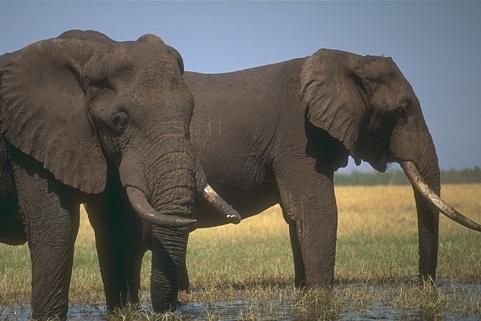
%> input picture Cucckoo/Code/image.jpg, 481 x 321 px
$ octave --eval "result = Cuckoo;"   (GNU Octave 9; MATLAB toolbox functions it lacks are replaced by stand-ins)
%> lines starting %> are read from the running program, lines starting %| are printed output that depends on the picture
%% Cuckoo
function [Iout,bestnest,fmax,time]=Cuckoo(n)
tic;
if nargin<1,
% Number of nests (or different solutions)
n=25;%(i.e cuckoos( new solution) can lay eggs in any of these n nest)
end

% Discovery rate of alien eggs/solutions
pa=0.5;%(how well the host birdscan detect alian eggs)

%% Change this if you want to get better results
N_IterTotalR=100;
N_IterTotalG=100;
N_IterTotalB=100;

%Data

I=imread('image.jpg');
%> I is the input picture: size 321x481x3 uint8; mean R, G, B 101.5, 98.2, 90.1
%I=rgb2gray(I);
Lmax= 255;
Nt=size(I,1)*size(I,2);
%> Nt = 154401

nd=5;% number of thresholds required


if size(I,3)==1 %grayscale image
    [n_countR,x_valueR] = imhist(I(:,:,1));
elseif size(I,3)==3 %RGB image
    [n_countR,x_valueR] = imhist(I(:,:,1));
%> n_countR = 256 values, max 1776 at index 85, min 0 at index 1, mean 603.1; x_valueR = 256 values from 0 to 255
    [n_countG,x_valueG] = imhist(I(:,:,2));
%> n_countG = 256 values, max 2231 at index 37, min 0 at index 1, mean 603.1; x_valueG = 256 values from 0 to 255
    [n_countB,x_valueB] = imhist(I(:,:,3));
%> n_countB = 256 values, max 2319 at index 64, min 0 at index 229, mean 603.1; x_valueB = 256 values from 0 to 255
end

%PDF
for i=1:Lmax
    if size(I,3)==1 %grayscale image
        probR(i)=n_countR(i)/Nt;
    elseif size(I,3)==3 %RGB image
        probR(i)=n_countR(i)/Nt;
        probG(i)=n_countG(i)/Nt;
        probB(i)=n_countB(i)/Nt;
    end
end
%> after the loop, probB = 255 values, max 0.015 at index 64, min 0 at index 229, mean 0.00392; probG = 255 values, max 0.0144 at index 37, min 0 at index 1, mean 0.00392; probR = 255 values, max 0.0115 at index 85, min 0 at index 1, mean 0.00392


if size(I,3)==1 %grayscale image
%Lower bounds and Upper bounds
LbR=zeros(1,nd);
UbR=Lmax*ones(1,nd);  %(here it is from 0 to 255)
fitnessR=zeros(n,1);

% Random initial solutions
for i=1:n,
nestR(i,:)=LbR+(UbR-LbR).*(rand(size(LbR)));% size(nest)=25X5....ie nXnd
end
for si=1:length(nestR)%No. of rows=N..ie similar si=1:N
nestR(si,:)=sort(nestR(si,:)); % sorting the xR generated randomly as above each row in ascending order
end
nestR=fix(nestR);
% initialized the population with n=25 nests, and nd=5 birds in each
% nest.the Lb and Ub decides the value bounds that can be assigned to each
% bird.
% Get the current best(finding the fittest one in each nest)
[fmaxR,bestnestR,nestR,fitnessR]=get_best_nest(nestR,nestR,fitnessR,nd,probR);

 %% Same as above for RGB images treating each components seperately and initializing
elseif size(I,3)==3 %RGB image
LbR=ones(1,nd);
LbG=ones(1,nd);
LbB=ones(1,nd);
% Upper bounds
UbR=Lmax*ones(1,nd);
UbG=Lmax*ones(1,nd);
UbB=Lmax*ones(1,nd);

fitnessR=zeros(n,1);
fitnessG=zeros(n,1);
fitnessB=zeros(n,1);

% Random initial solutions
for i=1:n,
nestR(i,:)=LbR+(UbR-LbR).*(rand(size(LbR)));
nestG(i,:)=LbR+(UbR-LbR).*(rand(size(LbR)));
nestB(i,:)=LbR+(UbR-LbR).*(rand(size(LbR)));
end
for si=1:length(nestR)
nestR(si,:)=sort(nestR(si,:));
nestG(si,:)=sort(nestG(si,:));
nestB(si,:)=sort(nestB(si,:));
end
nestR=fix(nestR);
nestG=fix(nestG);
nestB=fix(nestB);

% Get the current best(finding the fittest one in each nest)
[fmaxR,bestnestR,nestR,fitnessR]=get_best_nest(nestR,nestR,fitnessR,nd,probR);
%> the loop in get_best_nest, `for j=1:size(nest,1),` made 25 passes
%> (fitR in fobj, fnew) on passes 1 to 12: (1514.1, 1514.1), (894.7, 894.7), (1457.4, 1457.4), (1228.3, 1228.3), (903.3, 903.3), (385.9, 385.9), (1218, 1218), (1213.4, 1213.4), (NaN, NaN), (1384.8, 1384.8), (461.1, 461.1), (NaN, NaN)
%> after the loop in get_best_nest, `for j=1:size(nest,1),`: fitness = 25 values, max 1514.1 at index 1, min 0 at index 9, mean 844.5; nest = 25 rows, first 8: [66 107 130 193 215; 64 206 230 232 250; 67 122 140 205 220; 49 61 145 222 246; 138 150 154 207 245; 23 193 214 223 235; 115 148 168 242 254; 26 56 85 202 208]
%> in get_best_nest, `[fmax,K]=max(fitness) ;`: fmax = 1514.1; K = 1
%> in get_best_nest, `best=nest(K,:);`: best = [66 107 130 193 215]
%> fmaxR = 1514.1; bestnestR = [66 107 130 193 215]; nestR has the same summary as nest in get_best_nest; fitnessR has the same summary as fitness in get_best_nest
[fmaxG,bestnestG,nestG,fitnessG]=get_best_nest(nestG,nestG,fitnessG,nd,probG);
%> the loop in get_best_nest (call 2), `for j=1:size(nest,1),` made 25 passes
%> (fitR in fobj, fnew) on passes 1 to 12: (1709.8, 1709.8), (1648.1, 1648.1), (NaN, NaN), (1642.3, 1642.3), (1722.2, 1722.2), (1570.6, 1570.6), (1434.5, 1434.5), (NaN, NaN), (NaN, NaN), (NaN, NaN), (1761.7, 1761.7), (NaN, NaN)
%> after the loop in get_best_nest (call 2), `for j=1:size(nest,1),`: fitness = 25 values, max 1761.7 at index 11, min 0 at index 3, mean 1037.1; nest = 25 rows, first 8: [78 103 122 149 200; 79 120 174 186 229; 4 102 170 183 210; 21 82 114 130 205; 74 98 114 147 152; 100 138 180 229 235; 21 124 156 202 233; 12 38 146 178 232]
%> fmaxG = 1761.7; bestnestG = [45 64 87 113 152]; nestG has the same summary as nest in get_best_nest; fitnessG has the same summary as fitness in get_best_nest
[fmaxB,bestnestB,nestB,fitnessB]=get_best_nest(nestB,nestB,fitnessB,nd,probB);
%> after the loop in get_best_nest (call 3), `for j=1:size(nest,1),`: fitness = 25 values, max 2429.9 at index 15, min 0 at index 2, mean 1770.4; nest = 25 rows, first 8: [72 129 158 192 231; 26 111 156 232 246; 1 62 83 126 221; 28 140 141 180 237; 48 49 122 156 167; 71 150 207 216 228; 30 62 161 186 215; 7 136 155 162 173]
%> fmaxB = 2429.9; bestnestB = [55 81 103 173 183]; nestB has the same summary as nest in get_best_nest; fitnessB has the same summary as fitness in get_best_nest
end
N_iterR=0;
N_iterG=0;
N_iterB=0;
%% Starting iterations
if size(I,3)==1 %grayscale image
for iter=1:N_IterTotalR,
    % Generate new solutions (but keep the current best)
     new_nestR=get_cuckoos(nestR,bestnestR,LbR,UbR,nd);
     [fmax1R,bestR,nestR,fitnessR]=get_best_nest(nestR,new_nestR,fitnessR,nd,probR);
    % Update the counter(after one go through all nests)
      N_iterR=N_iterR+n;
    % Discovery and randomization
      new_nestR=empty_nests(nestR,LbR,UbR,pa) ;

    % Evaluate fitness for this set of solutions
      [fmax1R,bestR,nestR,fitnessR]=get_best_nest(nestR,new_nestR,fitnessR,nd,probR);
    % Update the counter again
      N_iterR=N_iterR+n;
    % Find the best objective so far
    if fmax1R>fmaxR,
        fmaxR=fmax1R;
        bestnestR=bestR;
    end
end %% End of iterations
elseif size(I,3)==3 %RGB image
for iter=1:N_IterTotalR,
    % Generate new solutions (but keep the current best)
     new_nestR=get_cuckoos(nestR,bestnestR,LbR,UbR,nd);
     [fmax1R,bestR,nestR,fitnessR]=get_best_nest(nestR,new_nestR,fitnessR,nd,probR);
    % Update the counter(after one go through all nests)
      N_iterR=N_iterR+n;
    % Discovery and randomization
      new_nestR=empty_nests(nestR,LbR,UbR,pa) ;

    % Evaluate fitness for this set of solutions
      [fmax1R,bestR,nestR,fitnessR]=get_best_nest(nestR,new_nestR,fitnessR,nd,probR);
    % Update the counter again
      N_iterR=N_iterR+n;
    % Find the best objective so far
    if fmax1R>fmaxR,
        fmaxR=fmax1R;
        bestnestR=bestR;
    end
end %%
%> this loop made 100 passes
%> (fmaxR, bestnestR) on passes 2, 3, 4, 6, 7: (1528.2, [58 63 100 141 168]), (1530.5, [58 63 100 140 168]), (1546.3, [47 89 119 149 175]), (1559.9, [60 83 113 142 169]), (1565, [61 88 115 143 177])
for iter=1:N_IterTotalG,
    % Generate new solutions (but keep the current best)
     new_nestG=get_cuckoos(nestG,bestnestG,LbG,UbG,nd);
     [fmax1G,bestG,nestG,fitnessG]=get_best_nest(nestG,new_nestG,fitnessG,nd,probG);
    % Update the counter(after one go through all nests)
      N_iterG=N_iterG+n;
    % Discovery and randomization
      new_nestG=empty_nests(nestG,LbG,UbG,pa) ;

    % Evaluate fitness for this set of solutions
      [fmax1G,bestG,nestG,fitnessG]=get_best_nest(nestG,new_nestG,fitnessG,nd,probG);
    % Update the counter again
      N_iterG=N_iterG+n;
    % Find the best objective so far
    if fmax1G>fmaxG,
        fmaxG=fmax1G;
        bestnestG=bestG;
    end
end %%
for iter=1:N_IterTotalB,
    % Generate new solutions (but keep the current best)
     new_nestB=get_cuckoos(nestB,bestnestB,LbB,UbB,nd);
     [fmax1B,bestB,nestB,fitnessB]=get_best_nest(nestB,new_nestB,fitnessB,nd,probB);
    % Update the counter(after one go through all nests)
      N_iterB=N_iterB+n;
    % Discovery and randomization
      new_nestB=empty_nests(nestB,LbB,UbB,pa) ;

    % Evaluate fitness for this set of solutions
      [fmax1B,bestB,nestB,fitnessB]=get_best_nest(nestB,new_nestB,fitnessB,nd,probB);
    % Update the counter again
      N_iterB=N_iterB+n;
    % Find the best objective so far
    if fmax1B>fmaxB,
        fmaxB=fmax1B;
        bestnestB=bestB;
    end
end %%
end

%% Displaying segmented output
if size(I,3)==1 %grayscale image
 bestR=sort(bestR);
 Iout=imageGRAY(I,bestR);
 bestnest=bestnestR  ;   %return optimal intensity
 fmax=fmaxR;%
elseif size(I,3)==3 %RGB image
     bestR=sort(bestR);
     bestG=sort(bestG);
     bestB=sort(bestB);
    Iout=imageRGB(I,bestR,bestG,bestB);
    bestnest=[bestnestR; bestnestG; bestnestB];
    fmax=[fmaxR; fmaxG; fmaxB];
end
 ax(1)=subplot(1,2,1)
 imshow(I,[])
 ax(2)=subplot(1,2,2)
 imshow(Iout,[])
  linkaxes()

  time=toc


 function imgOut=imageRGB(img,Rvec,Gvec,Bvec)%img=original image;Rvec=xR;Gvec=xG,Bvec=xB
%> called with Rvec = [58 87 112 138 176], Gvec = [56 79 101 128 156], Bvec = [49 71 95 134 178]
imgOutR=img(:,:,1);
imgOutG=img(:,:,2);
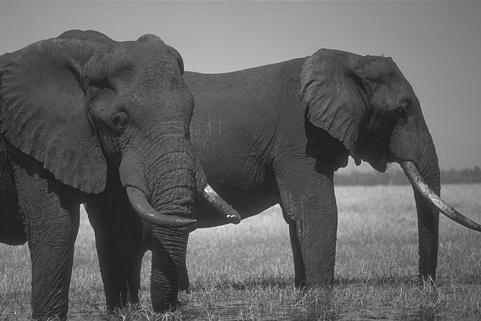
%> imgOutG: size 321x481 uint8; min 15, max 254, mean 98.2
imgOutB=img(:,:,3);
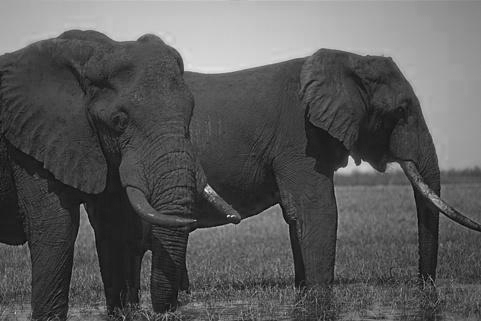
%> imgOutB: size 321x481 uint8; min 0, max 239, mean 90.1

Rvec=[0 Rvec 256];
for iii=1:size(Rvec,2)-1
    at=find(imgOutR(:,:)>=Rvec(iii) & imgOutR(:,:)<Rvec(iii+1));
    imgOutR(at)=Rvec(iii);
end
%> this loop made 6 passes
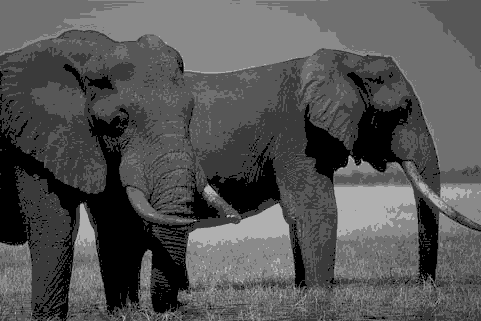
%> imgOutR: size 321x481 uint8; min 0, max 176, mean 83.7

Gvec=[0 Gvec 256];
for iii=1:size(Gvec,2)-1
    at=find(imgOutG(:,:)>=Gvec(iii) & imgOutG(:,:)<Gvec(iii+1));
    imgOutG(at)=Gvec(iii);
end
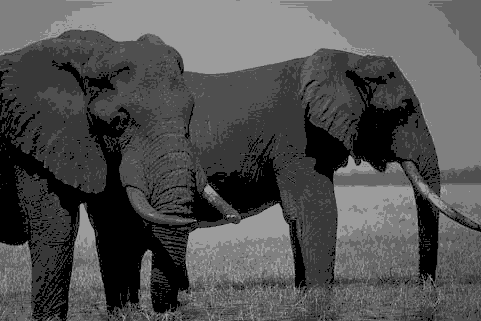
%> imgOutG: size 321x481 uint8; min 0, max 156, mean 80.9

Bvec=[0 Bvec 256];
for iii=1:size(Bvec,2)-1
    at=find(imgOutB(:,:)>=Bvec(iii) & imgOutB(:,:)<Bvec(iii+1));
    imgOutB(at)=Bvec(iii);
end
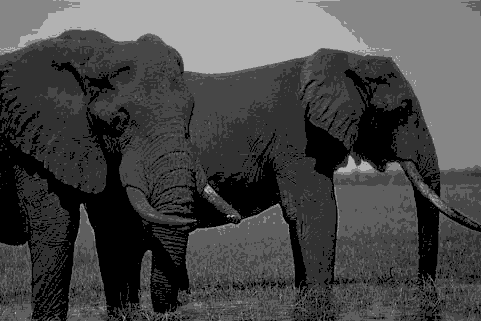
%> imgOutB: size 321x481 uint8; min 0, max 178, mean 71.9

imgOut=img;

imgOut(:,:,1)=imgOutR;
imgOut(:,:,2)=imgOutG;
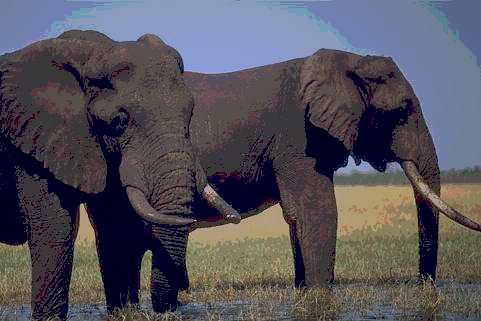
%> imgOut: size 321x481x3 uint8; mean R, G, B 83.7, 80.9, 90.1
imgOut(:,:,3)=imgOutB;
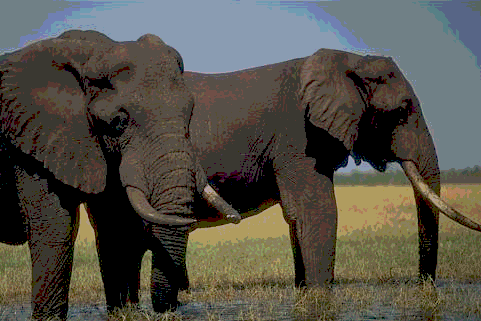
%> imgOut: size 321x481x3 uint8; mean R, G, B 83.7, 80.9, 71.9

 % [22 lines left out: function imageGRAY, not called in this run]


%% --------------- All subfunctions are list below ------------------
%% Get cuckoos by random walk
function nest=get_cuckoos(nest,best,Lb,Ub,nd)
% Levy flights
n=size(nest,1);
% Levy exponent and coefficient
% For details, see equation (2.21), Page 16 (chapter 2) of the book
% X. S. Yang, Nature-Inspired Metaheuristic Algorithms, 2nd Edition, Luniver Press, (2010).
beta=3/2;
sigma=(gamma(1+beta)*sin(pi*beta/2)/(gamma((1+beta)/2)*beta*2^((beta-1)/2)))^(1/beta);

for j=1:n,
    s=nest(j,:);
    % This is a simple way of implementing Levy flights
    % For standard random walks, use step=1;
    %% Levy flights by Mcculloch's algorithm
   x = stabrnd(.5,1, 1, 1,1, nd);
   % Now the actual random walks or flights
    s=s+x;
   % Apply simple bounds/limits
   nest(j,:)=simplebounds(s,Lb,Ub);% assuring the new updated solution is within the bounds and replacing the corresponding nest values
for si=1:n%No. of rows=N..ie similar si=1:N
nest(si,:)=sort(nest(si,:)); % sorting the xR generated randomly as above each row in ascending order
end
   nest(j,:)=fix(nest(j,:));
end

%% Find the current best nest
function [fmax,best,nest,fitness]=get_best_nest(nest,newnest,fitness,nd,probR)
% Evaluating all new solutions
for j=1:size(nest,1),
    fnew=fobj(newnest(j,:),nd,probR);
    if fnew>=fitness(j),
       fitness(j)=fnew;
       nest(j,:)=newnest(j,:);
    end
end
% Find the current best
[fmax,K]=max(fitness) ;%fmin=minimum fitness;K=corresponding row.ie nest
best=nest(K,:);
% copying the nest with 'nd' birds which gave the fittest soln

%% Replace some nests by constructing new solutions/nests
function new_nest=empty_nests(nest,Lb,Ub,pa)
% A fraction of worse nests are discovered with a probability pa
n=size(nest,1);
% Discovered or not -- a status vector
K=rand(size(nest))>pa;


%% New solution by biased/selective random walks
stepsize=rand*(nest(randperm(n),:)-nest(randperm(n),:));
new_nest=nest+stepsize.*K;
for j=1:size(new_nest,1)
    s=new_nest(j,:);
    new_nest(j,:)=simplebounds(s,Lb,Ub);
end
for si=1:n%No. of rows=N..ie similar si=1:N
nest(si,:)=sort(new_nest(si,:)); % sorting the xR generated randomly as above each row in ascending order
end
new_nest=fix(nest);

% Application of simple constraints
% [11 lines left out: function simplebounds, not called in this run]

%% fitness function

function fnew=fobj(u,nd,probR)
j=1;
fitR=sum(probR(1:u(j,1)))*(sum((1:u(j,1)).*probR(1:u(j,1))/sum(probR(1:u(j,1)))) - sum((1:255).*probR(1:255)) )^2;
for jlevel=2:nd
fitR=fitR+sum(probR(u(j,jlevel-1)+1:u(j,jlevel)))*(sum((u(j,jlevel-1)+1:u(j,jlevel)).*probR(u(j,jlevel-1)+1:u(j,jlevel))/sum(probR(u(j,jlevel-1)+1:u(j,jlevel))))- sum((1:255).*probR(1:255)))^2;
end
fitR=fitR+sum(probR(u(j,nd)+1:255))*(sum((u(j,nd)+1:255).*probR(u(j,nd)+1:255)/sum(probR(u(j,nd)+1:255)))- sum((1:255).*probR(1:255)))^2;
fnew=fitR;


 % Stable Random Number Generator (McCulloch 12/18/96)
%------------------------------------------------------------------------------
%------------------------------------------------------------------------------

 % [60 lines left out: function stabrnd, not called in this run]
% End of STABRND.M
